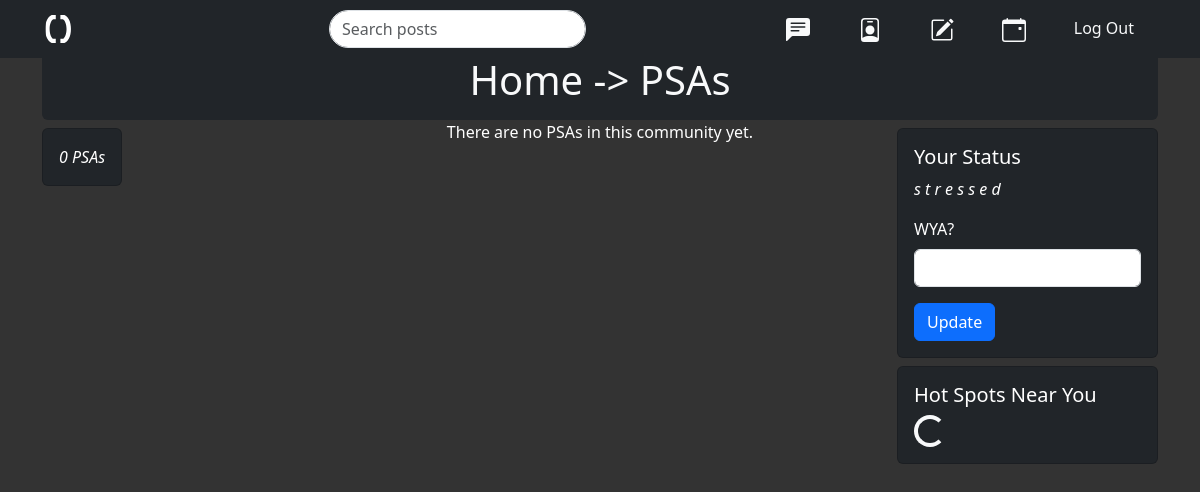
The app's page /psas (signed in), older data.
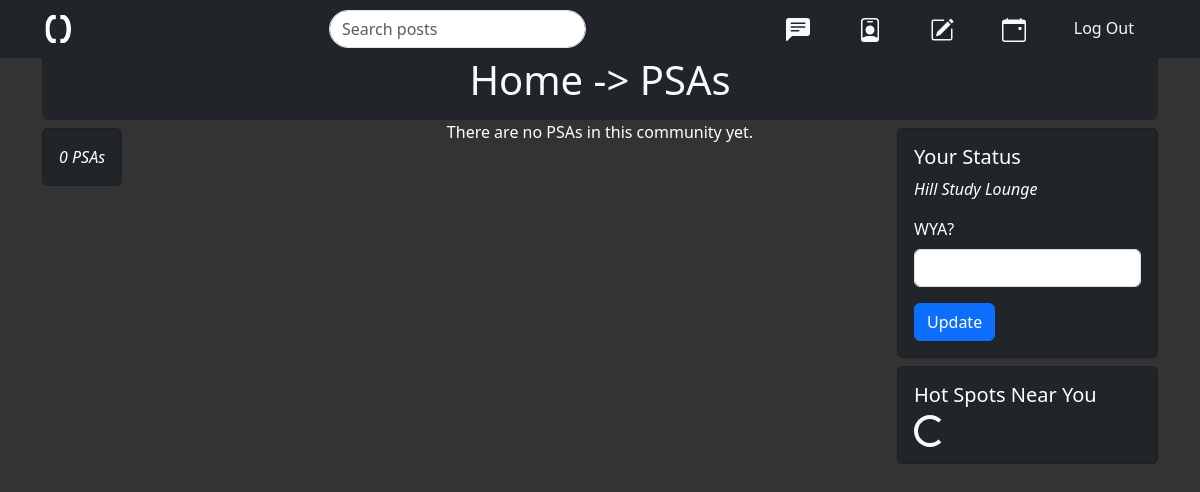
The same page, newer data.
### main.py (models this page shows)
class Status(db.Model):
    __tablename__ = "status"
    id = db.Column(db.Integer, primary_key=True)
    status = db.Column(db.String(50), nullable=True)
    user_id = db.Column(db.Integer, db.ForeignKey('users.id'))
    timestamp = db.Column(db.DateTime, default=datetime.datetime.now())
    user = relationship("User", back_populates="status")

### main.py (the view, shortened to what this page needs)
@app.route('/psas')
@login_required
def psas():
    form = StatusForm()
    result = db.session.query(Post).order_by(Post.id.desc())
    posts = result.all()
    status = db.session.query(Status).order_by(Status.id.desc()).first()
    form.status.data = ""
    return render_template("psas.html", status=status, form=form, enrties=posts, current_user=current_user, logged_in=current_user.is_authenticated)

### main.py
class StatusForm(FlaskForm):
    status = StringField('WYA?')
    submit = SubmitField('Update')

### main.py (called while the page is built)
@login_manager.user_loader
def load_user(user_id):
    return User.query.get(user_id)

### templates/psas.html (shortened to what this page needs)
{% extends 'base.html' %}
{% from 'bootstrap5/form.html' import render_form %}
{% block content %}
<header class="header-fixed-top bg-dark text-white fixed-top">
  <div class="container">
    <div class="d-flex align-items-center justify-content-between py-0.5">
      <a class="d-flex align-items-center col-md-3 mb-2 mb-md-0 text-dark" href="{{ url_for('commfeed') }}">
        <img src="static\css\the-function-favicon-white.svg">
      </a>
      <form class="d-flex flex-grow-1 me-3 text-light px-2 search-form">
       <div class="search-container">
        <input id="searchInput" class="form-control text-light rounded-pill" type="search" placeholder="Search posts" aria-label="Search" data-listener-added_de30e23a="true">
        </div>
      </form>
      <ul class="nav col-12 col-md-auto mb-2 justify-content-center mb-md-0">
        <li class="nav-link px-2 text-secondary">
          <a class="nav-link text-light" href="{{ url_for('commfeed') }}">
          </a>
        </li>
        <li class="nav-link px-2 text-secondary">
          <a class="nav-link text-light" href="{{ url_for('edit_profile') }}">
          </a>
        </li>
        {% if logged_in %}
        <li class="nav-link px-2 text-secondary">
          <a class="nav-link text-light" href="{{ url_for('post') }}">
          </a>
        </li>
        <li class="nav-link px-2 text-secondary">
          <a class="nav-link text-light" href="{{ url_for('event') }}">
          </a>
        </li>
        {% endif %}
        <li class="nav-link px-2 text-secondary">
          <a class="nav-link text-light" href="{{ url_for('logout') }}">Log Out</a>
        </li>
      </ul>
    </div>
  </div>
</header>
<div class="container mt-5 justify-content-center">
  <div class="p-2 p-md-2 mb-0.5 rounded text-body-emphasis bg-dark">
    <div class="container text-center">
      <h1 class="text-light">
        Home -> PSAs
      </h1>
    </div>
  </div>
</div>
<div class="container">
  <div class="row">
    <div class="col-md-3 floating-card">
      <div class="card mt-2 bg-dark d-inline-block w-auto">
        <div class="card-body">
          {% if entries|length == 1 %}
            <p class="card-text fst-italic text-white text-light-center-secondary">{{ entries|length }} PSA</p>
          {% else %}
            <p class="card-text fst-italic text-white text-light-center-secondary">{{ entries|length }} PSAs</p>
          {% endif %}
        </div>
      </div>
    </div>
  <div class="col-md-6 justify-content-center">
    {% if entries %}
        {% for entry in entries %}
            {% if "P.S.A." in entry.title %}
                <div class="card mt-2">
                    <div class="card-body psa-card">
                        <h5 class="card-title"><a href="{{ url_for('show_post', post_id=entry.id) }}">{{ entry.title }}</a></h5>
                        <p class="card-text">{{ entry.content }}</p>
                        <p class="card-text"><small class="text-muted">{{ entry.user.name }} | {{ entry.postedfrom }}</small></p>
                    </div>
                </div>
            {% endif %}
        {% endfor %}
    {% else %}
        <p class="text-center">There are no PSAs in this community yet.</p>
    {% endif %}
  </div>
    <div class="col-md-3">
      <div class="card mt-2 bg-dark">
        <div class="card-body text-white">
          <h5 class="card-title">Your Status</h5>
          <p class="card-text fst-italic text-light-center-secondary">{{ status.status }}</p>
          {{ render_form(form, novalidate=True) }}
        </div>
      </div>
      <div id="popularSpots" class="card mt-2 bg-dark">
        <div class="card-body text-white">
            <h5 class="card-title">Hot Spots Near You</h5>
            <ul id="popularSpotsList" class="list-group">
                <div class="spinner-border text-light" role="status">
                </div>
            </ul>
        </div>
      </div>
    </div>
  </div>
</div>
{% endblock %}

Row changes from the older to the newer data that the page shows:
no longer on this page (row unchanged): Status: status "s t r e s s e d"
added Status: status "Hill Study Lounge"
